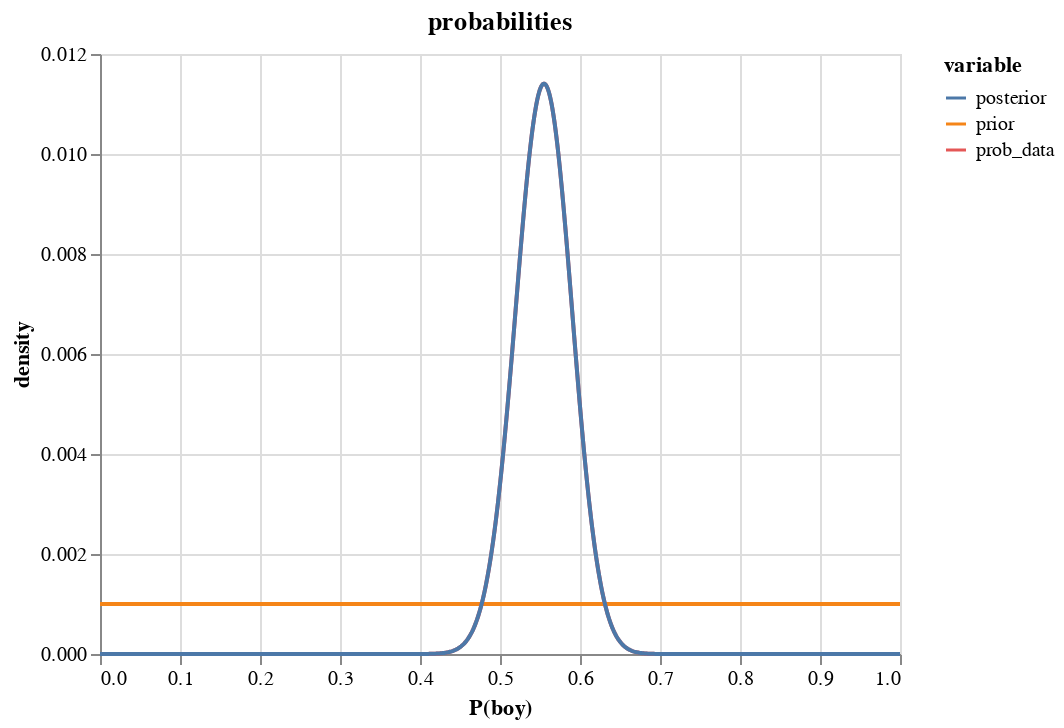

Write notebook code for a chart like this one.
### Code cell
# data source for plotting
source = pd.DataFrame(
    {
        "p_grid": p_grid,
        "prior": prior,
        "prob_data": data_prob,
        "posterior": posterior,
    }
)

# convert wide df to tall, keep `p_grid` column
source = source.melt("p_grid", value_name="density")

alt.Chart(source, title="probabilities").mark_line().encode(
    alt.X("p_grid", title="P(boy)"),
    y="density",
    color="variable",
)

### Figure 1 — Vega-Lite specification as saved in the notebook (floating-point values rounded to 4 significant figures; data arrays with more than 128 entries replaced by an {"elided": "..."} marker saying what was removed)
{"$schema": "https://vega.github.io/schema/vega-lite/v4.17.0.json", "config": {"view": {"continuousHeight": 300, "continuousWidth": 400}}, "data": {"name": "data-468f043beb3d6ade9072d5bf32d0dd3e"}, "datasets": {"data-468f043beb3d6ade9072d5bf32d0dd3e": {"elided": "3000 records"}}, "encoding": {"color": {"field": "variable", "type": "nominal"}, "x": {"field": "p_grid", "title": "P(boy)", "type": "quantitative"}, "y": {"field": "density", "type": "quantitative"}}, "mark": "line", "title": "probabilities"}
